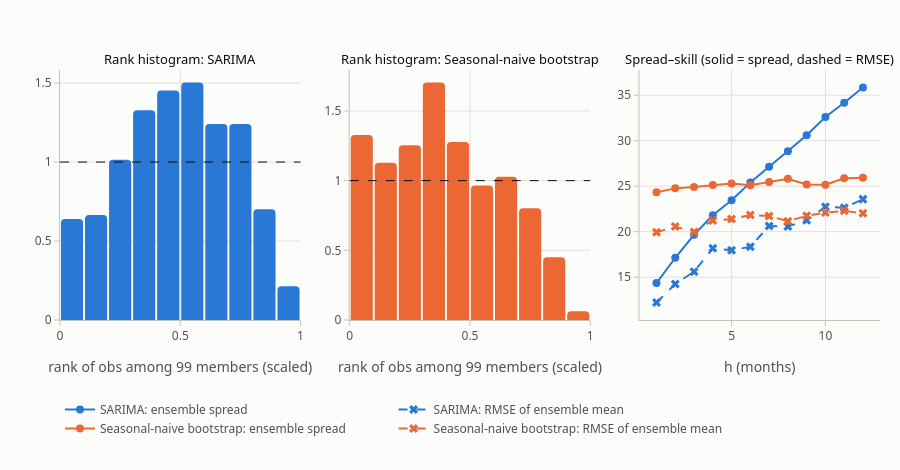

The notebook cell this image was saved under:
### Code cell
MODELS = ["SARIMA", "Seasonal-naive bootstrap"]
fig = pf.subplots(1, 3, titles=[f"Rank histogram: {m}" for m in MODELS] + ["Spread–skill (solid = spread, dashed = RMSE)"],
                  height=420)
for k, mname in enumerate(MODELS):
    g = rv[rv.model == mname]
    pf.add_pit(fig, (g["rank"] + 0.5) / 100, bins=10, row=1, col=k + 1, color=pf.SERIES[k])   # rank scaled to (0, 1)
    fig.update_xaxes(title_text="rank of obs among 99 members (scaled)", row=1, col=k + 1)
    ss = g.groupby("h").apply(lambda d: pd.Series({"spread": d.ens_std.mean(), "rmse": np.sqrt(np.mean((d.y - d.ens_mean) ** 2))}))
    fig.add_trace(go.Scatter(x=ss.index, y=ss.spread, mode="lines+markers", name=f"{mname}: ensemble spread",
                             line=dict(color=pf.SERIES[k], width=2), marker=dict(size=8)), row=1, col=3)
    fig.add_trace(go.Scatter(x=ss.index, y=ss.rmse, mode="lines+markers", name=f"{mname}: RMSE of ensemble mean",
                             line=dict(color=pf.SERIES[k], width=2, dash="dash"), marker=dict(size=8, symbol="x")), row=1, col=3)
fig.update_xaxes(title_text="h (months)", row=1, col=3)
fig.update_layout(legend=dict(orientation="h", yanchor="top", y=-0.3, x=0), margin=dict(b=150), height=470)
fig.show()

### Figure 1 — Plotly figure (JSON) as saved in the notebook; plotly's stock layout.template omitted (floating-point values rounded to 4 significant figures)
{"data": [{"customdata": [[0.0, 0.1], [0.1, 0.2], [0.2, 0.3], [0.3, 0.4], [0.4, 0.5], [0.5, 0.6], [0.6, 0.7], [0.7, 0.8], [0.8, 0.9], [0.9, 1.0]], "hovertemplate": "u in [%{customdata[0]:.2f}, %{customdata[1]:.2f})<br>density %{y:.2f}<extra></extra>", "marker": {"color": "#2a78d6"}, "name": "PIT", "showlegend": false, "type": "bar", "width": [0.092, 0.092, 0.092, 0.092, 0.092, 0.092, 0.092, 0.092, 0.092, 0.092], "x": [0.05, 0.15, 0.25, 0.35, 0.45, 0.55, 0.65, 0.75, 0.85, 0.95], "xaxis": "x", "y": [0.6391, 0.6642, 1.015, 1.328, 1.454, 1.504, 1.241, 1.241, 0.7018, 0.213], "yaxis": "y"}, {"line": {"color": "#2a78d6", "width": 2}, "marker": {"size": 8}, "mode": "lines+markers", "name": "SARIMA: ensemble spread", "type": "scatter", "x": [1, 2, 3, 4, 5, 6, 7, 8, 9, 10, 11, 12], "xaxis": "x3", "y": [14.36, 17.13, 19.66, 21.81, 23.46, 25.4, 27.13, 28.83, 30.6, 32.61, 34.16, 35.85], "yaxis": "y3"}, {"line": {"color": "#2a78d6", "dash": "dash", "width": 2}, "marker": {"size": 8, "symbol": "x"}, "mode": "lines+markers", "name": "SARIMA: RMSE of ensemble mean", "type": "scatter", "x": [1, 2, 3, 4, 5, 6, 7, 8, 9, 10, 11, 12], "xaxis": "x3", "y": [12.22, 14.25, 15.6, 18.18, 17.95, 18.35, 20.63, 20.57, 21.26, 22.73, 22.64, 23.58], "yaxis": "y3"}, {"customdata": [[0.0, 0.1], [0.1, 0.2], [0.2, 0.3], [0.3, 0.4], [0.4, 0.5], [0.5, 0.6], [0.6, 0.7], [0.7, 0.8], [0.8, 0.9], [0.9, 1.0]], "hovertemplate": "u in [%{customdata[0]:.2f}, %{customdata[1]:.2f})<br>density %{y:.2f}<extra></extra>", "marker": {"color": "#eb6834"}, "name": "PIT", "showlegend": false, "type": "bar", "width": [0.092, 0.092, 0.092, 0.092, 0.092, 0.092, 0.092, 0.092, 0.092, 0.092], "x": [0.05, 0.15, 0.25, 0.35, 0.45, 0.55, 0.65, 0.75, 0.85, 0.95], "xaxis": "x2", "y": [1.328, 1.128, 1.253, 1.704, 1.278, 0.9649, 1.028, 0.802, 0.4511, 0.06266], "yaxis": "y2"}, {"line": {"color": "#eb6834", "width": 2}, "marker": {"size": 8}, "mode": "lines+markers", "name": "Seasonal-naive bootstrap: ensemble spread", "type": "scatter", "x": [1, 2, 3, 4, 5, 6, 7, 8, 9, 10, 11, 12], "xaxis": "x3", "y": [24.34, 24.76, 24.91, 25.13, 25.28, 25.11, 25.46, 25.83, 25.19, 25.17, 25.87, 25.94], "yaxis": "y3"}, {"line": {"color": "#eb6834", "dash": "dash", "width": 2}, "marker": {"size": 8, "symbol": "x"}, "mode": "lines+markers", "name": "Seasonal-naive bootstrap: RMSE of ensemble mean", "type": "scatter", "x": [1, 2, 3, 4, 5, 6, 7, 8, 9, 10, 11, 12], "xaxis": "x3", "y": [19.94, 20.56, 19.96, 21.24, 21.38, 21.84, 21.72, 21.16, 21.75, 22.1, 22.29, 22.03], "yaxis": "y3"}], "layout": {"annotations": [{"font": {"color": "#0b0b0b", "size": 13}, "showarrow": false, "text": "Rank histogram: SARIMA", "x": 0.1467, "xanchor": "center", "xref": "paper", "y": 1, "yanchor": "bottom", "yref": "paper"}, {"font": {"color": "#0b0b0b", "size": 13}, "showarrow": false, "text": "Rank histogram: Seasonal-naive bootstrap", "x": 0.5, "xanchor": "center", "xref": "paper", "y": 1, "yanchor": "bottom", "yref": "paper"}, {"font": {"color": "#0b0b0b", "size": 13}, "showarrow": false, "text": "Spread–skill (solid = spread, dashed = RMSE)", "x": 0.8533, "xanchor": "center", "xref": "paper", "y": 1, "yanchor": "bottom", "yref": "paper"}], "height": 470, "legend": {"orientation": "h", "x": 0, "y": -0.3, "yanchor": "top"}, "margin": {"b": 150}, "shapes": [{"line": {"color": "#0b0b0b", "dash": "dash", "width": 1}, "type": "line", "x0": 0, "x1": 1, "xref": "x domain", "y0": 1, "y1": 1, "yref": "y"}, {"line": {"color": "#0b0b0b", "dash": "dash", "width": 1}, "type": "line", "x0": 0, "x1": 1, "xref": "x2 domain", "y0": 1, "y1": 1, "yref": "y2"}], "title": {}, "xaxis": {"anchor": "y", "domain": [0, 0.2933], "range": [0, 1], "title": {"text": "rank of obs among 99 members (scaled)"}}, "xaxis2": {"anchor": "y2", "domain": [0.3533, 0.6467], "range": [0, 1], "title": {"text": "rank of obs among 99 members (scaled)"}}, "xaxis3": {"anchor": "y3", "domain": [0.7067, 1], "title": {"text": "h (months)"}}, "yaxis": {"anchor": "x", "domain": [0, 1]}, "yaxis2": {"anchor": "x2", "domain": [0, 1]}, "yaxis3": {"anchor": "x3", "domain": [0, 1]}}}
